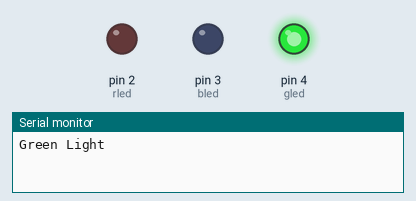
Simulated run of this sketch. Board: Arduino Uno, built with avr-gcc and run on an emulated ATmega328P. Shown: output pins drawn as LEDs (lit = HIGH), the last lines printed to the serial monitor.

Above: at 0.7 s.
At 1.7 s:
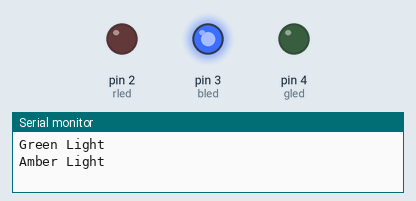
At 3.0 s:
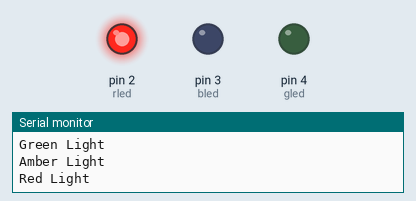
Timing chart, 0 to 5.2 s (numbered marks = the images above):
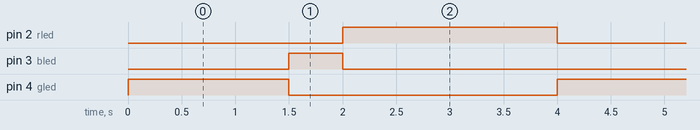

Measured:
- by itself, pin 2 (rled): alternates HIGH for 2.0 s and LOW for 2.0 s
- by itself, pin 3 (bled): alternates HIGH for 0.50 s and LOW for 3.5 s
- by itself, pin 4 (gled): alternates HIGH for 1.5 s and LOW for 2.5 s

The sketch:

trafficlight.ino
```cpp
/*
  Traffic Light

  Turns 3 leds into a traffic signal

  created
  by Nathan Rowbottom
  https://repl.it/@STEAMAcademy/TrafficLight
*/

const int gled = 4;
const int bled = 3;
const int rled = 2;

float gtime = 1.5;
float btime = 0.5;
float rtime = 2;

// the setup function runs once when you press reset or power the board
void setup() {
  Serial.begin(9600);

  // initialize digital pin LED_BUILTIN as an output.
  pinMode(gled, OUTPUT);
  pinMode(bled, OUTPUT);
  pinMode(rled, OUTPUT);

}

// the loop function runs over and over again forever
void loop() {
  //green light
  Serial.println("Green Light");
  digitalWrite(rled, LOW);
  digitalWrite(bled, LOW);
  digitalWrite(gled, HIGH);

  delay(gtime*1000);                       // wait for gtime seconds

  //amber light
  Serial.println("Amber Light");
  digitalWrite(rled, LOW);
  digitalWrite(bled, HIGH);
  digitalWrite(gled, LOW);

  delay(btime*1000);                       // wait for btime seconds

  //red light
  Serial.println("Red Light");
  digitalWrite(rled, HIGH);
  digitalWrite(bled, LOW);
  digitalWrite(gled, LOW);

  delay(rtime*1000);                       // wait for rtime seconds

}
```

main.cpp
```cpp
/*
  Traffic Light

  Turns 3 leds into a traffic signal

  created
  by Nathan Rowbottom
  https://repl.it/@STEAMAcademy/TrafficLight
*/

const int gled = 4;
const int bled = 3;
const int rled = 2;

float gtime = 1.5;
float btime = 0.5;
float rtime = 2;

// the setup function runs once when you press reset or power the board
void setup() {
  Serial.begin(9600);

  // initialize digital pin LED_BUILTIN as an output.
  pinMode(gled, OUTPUT);
  pinMode(bled, OUTPUT);
  pinMode(rled, OUTPUT);

}

// the loop function runs over and over again forever
void loop() {
  //green light
  Serial.println("Green Light");
  digitalWrite(rled, LOW);
  digitalWrite(bled, LOW);
  digitalWrite(gled, HIGH);

  delay(gtime*1000);                       // wait for gtime seconds

  //amber light
  Serial.println("Amber Light");
  digitalWrite(rled, LOW);
  digitalWrite(bled, HIGH);
  digitalWrite(gled, LOW);

  delay(btime*1000);                       // wait for btime seconds

  //red light
  Serial.println("Red Light");
  digitalWrite(rled, HIGH);
  digitalWrite(bled, LOW);
  digitalWrite(gled, LOW);

  delay(rtime*1000);                       // wait for rtime seconds

}
```
